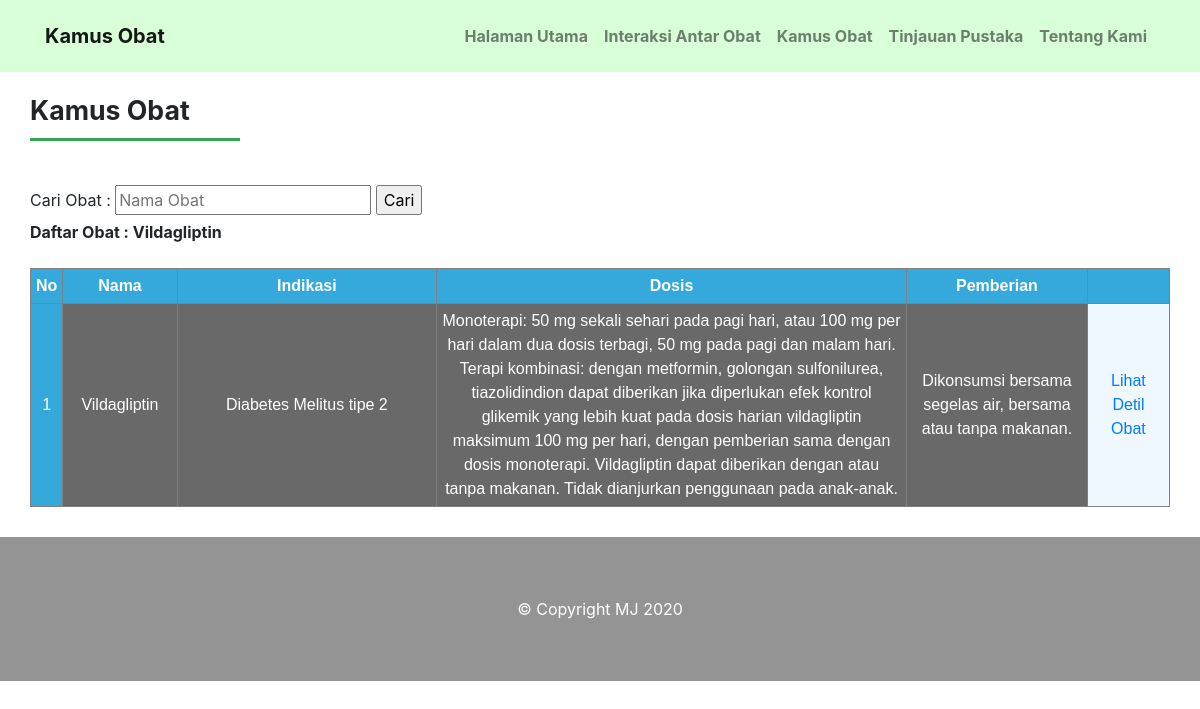
Page /data/obatku/kamus.php?cari=Vildagliptin on the committed database.
### tables this page shows
CREATE TABLE `obat` (
  `kode_obat` int(11) NOT NULL,
  `nama_obat` varchar(20) NOT NULL,
  `gol_obat` varchar(25) NOT NULL,
  `indikasi` text NOT NULL,
  `dosis` text NOT NULL,
  `pemberian` text NOT NULL,
  `kontraindikasi` text NOT NULL,
  `efeksamping` text NOT NULL,
  `hamilbusui` text NOT NULL,
  `interaksi_obat` text NOT NULL,
  `mekanisme_obat` text NOT NULL
);

### data/obatku/kamus.php (the view, shortened to what this page needs)
<!DOCTYPE html>
<html>
<head>
  <link rel="stylesheet" href="assets/plugins/bootstrap/css/bootstrap.min.css">
  <link rel="stylesheet" href="assets/plugins/fontawesome/css/all.min.css">
  <link rel="stylesheet" href="assets/css/style.css">
</head>
<body>
  <nav class="navbar navbar-expand-lg navbar-light fixed-top py-3" id="mainNav">
    <div class="container">
      <a class="navbar-brand js-scroll-trigger" href="http://localhost/obatku/kamus.php">Kamus Obat</a>
      <div class="collapse navbar-collapse" id="navbarResponsive">
        <ul class="navbar-nav ml-auto my-2 my-lg-0">
          <li class="nav-item">
            <a class="nav-link js-scroll-trigger" href="http://localhost/obatku/index.php">Halaman Utama</a>
          </li>
          <li class="nav-item">
            <a class="nav-link js-scroll-trigger" href="http://localhost/obatku/interaksi.php">Interaksi Antar Obat</a>
          </li>
          <li class="nav-item">
            <a class="nav-link js-scroll-trigger" href="http://localhost/obatku/kamus.php">Kamus Obat</a>
          </li>
          <li class="nav-item">
            <a class="nav-link js-scroll-trigger" href="http://localhost/obatku/pustaka.php">Tinjauan Pustaka</a>
          </li>
          <li class="nav-item">
            <a class="nav-link js-scroll-trigger" href="http://localhost/obatku/tentang.php">Tentang Kami</a>
          </li>
        </ul>
      </div>
    </div>
  </nav>
	<?php
		include 'koneksi.php';
	?>
  <div id="kamus" class="kamus">
    <div class="container">
      <div class="row">
        <div class="kiri">
          <label class="text1">Kamus Obat</label>
		  <hr class="garis-text1" />
	<br/>
	<form action="kamus.php" method="get">
		<label>Cari Obat :</label>
		<input type="text" name="cari" placeholder="Nama Obat">
		<input type="submit" value="Cari">
	</form>
	<?php
		if(isset($_GET['cari'])){
		$cari = $_GET['cari'];
			echo "<b>Daftar Obat : ".$cari."</b>";
		}
	?>
  <br/>
  <br/>
	<table style="text-align: center;font-family: sans-serif;border-collapse: collapse;" align="center" border="1" width="100%">
	<tr>
		<th style="background: #35A9DB;color: #fff;font-weight: bold; padding: 5px">No</th>
		<th style="background: #35A9DB;color: #fff;font-weight: bold; padding: 5px; width: 120px">Nama</th>
		<th style="background: #35A9DB;color: #fff;font-weight: bold; padding: 5px; width: 300px">Indikasi</th>
		<th style="background: #35A9DB;color: #fff;font-weight: bold; padding: 5px; width: 550px">Dosis</th>
		<th style="background: #35A9DB;color: #fff;font-weight: bold; padding: 5px; width: 200px">Pemberian</th>
    <th style="background: #35A9DB;color: #fff;font-weight: bold; padding: 5px; width: 90px"></th>
	</tr>
	<?php
	if(isset($_GET['cari'])){
		$cari = $_GET['cari'];
		$datac = mysqli_query($koneksi,"select * from obat where nama_obat like '%".$cari."%'");
	}else{
		$datac = mysqli_query($koneksi,"select * from obat");
	}
	$no = 1;
	while($d = mysqli_fetch_array($datac)){
	?>
	<tr>
		<td style="background: #35A9DB;color: #fff;font-weight: normal; padding: 5px"><?php echo $no++; ?></td>
		<td style="background: #696969;color: #fff;font-weight: normal; padding: 5px; width: 120px"><?php echo $d['nama_obat']; ?></td>
		<td style="background: #696969;color: #fff;font-weight: normal; padding: 5px; width: 300px"><?php echo $d['indikasi']; ?></td>
		<td style="background: #696969;color: #fff;font-weight: normal; padding: 5px; width: 550px"><?php echo $d['dosis']; ?></td>
		<td style="background: #696969;color: #fff;font-weight: normal; padding: 5px; width: 200px"><?php echo $d['pemberian']; ?></td>
		<td style="background: #F0F8FF;color: #fff;font-weight: normal; padding: 5px; width: 90px"><a href="detil.php?kode_obat=<?php echo $d['kode_obat']; ?>">Lihat Detil Obat</a></td>
	</tr>
	<?php } ?>
	</table>
</div>
</div>
</div>
</div>
  <div id="tentang" class="about">
    <div id="copyright" class="copyright">
      &copy; Copyright MJ 2020
    </div>
  </div>
</body>
</html>

### data/obatku/assets/css/style.css (style rules this page uses)
html { scroll-behavior: smooth; }
.navbar { background: rgba(192, 255, 192, 0.6); font-weight: bold; }
.kamus { padding: 30px 0; }
.kamus .kiri .garis-text1 { width: 210px; padding-bottom: 20px; margin: 0; border-top: 3px solid #32a852; }
.kamus .kiri .text1 { margin-top: 60px; font-size: 20pt; font-weight: bold; }
.tablekamus, th, td { padding: 8px 20px; text-align: center; }
.about { background: #949494; width: 100%; padding: 30px 0; }
.about .copyright { width: 100%; padding: 30px 0; text-align: center; background: #949494; color: #ffffff; }

### rows in the picture
obat: nama_obat "Vildagliptin", indikasi "Diabetes Melitus tipe 2", dosis "Monoterapi: 50 mg sekali sehari pada pagi hari, atau 100 mg per hari dalam dua dosis terbagi, 50 mg pada pagi dan malam hari. Terapi kombinasi: dengan metformin, golongan sulfonilurea, tiazolidindion dapat diberikan jika diperlukan efek kontrol glikemik yang lebih kuat pada dosis harian vildagliptin maksimum 100 mg per hari, dengan pemberian sama dengan dosis monoterapi. Vildagliptin dapat diberikan dengan atau tanpa makanan. Tidak dianjurkan penggunaan pada anak-anak.", pemberian "Dikonsumsi bersama segelas air, bersama atau tanpa makanan."

### other values in the picture
$cari "Vildagliptin"
